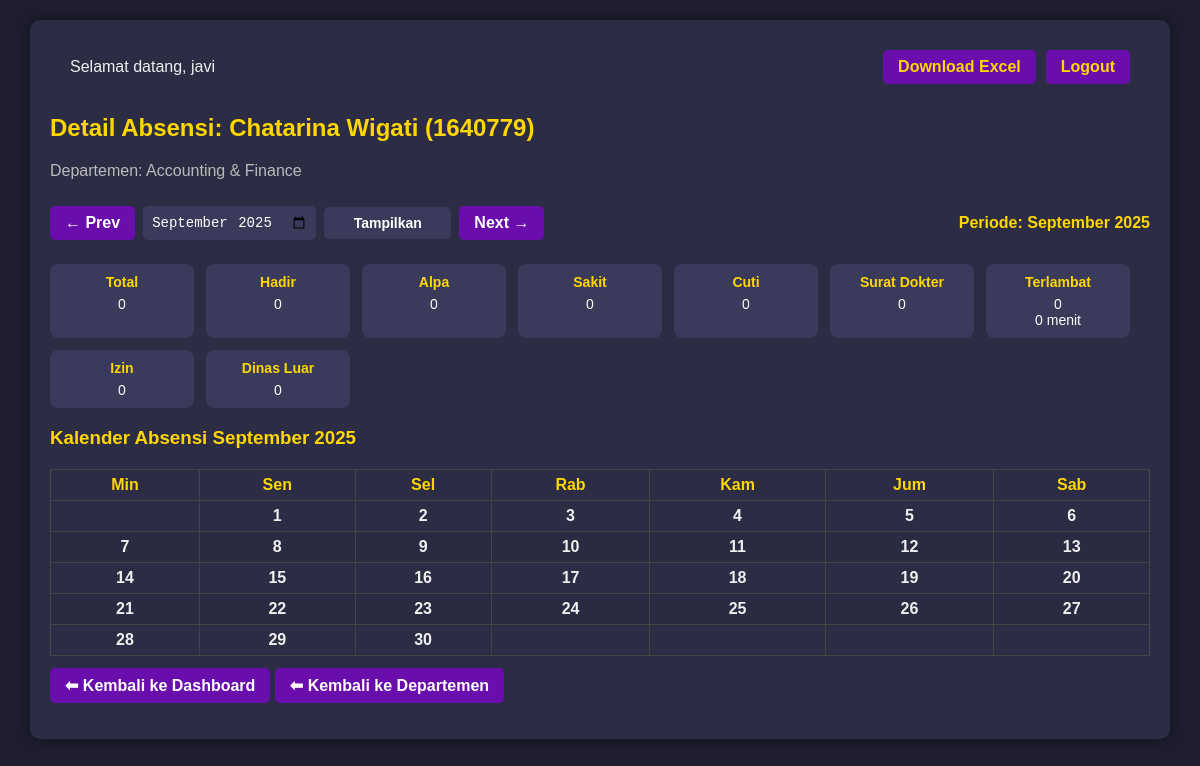
The page /detail_karyawan.php?id=384&bulan=2025-09 (signed in) on the database its author committed.
### tables this page shows
CREATE TABLE `karyawan` (
  `id` int(11) NOT NULL,
  `nik` varchar(20) NOT NULL,
  `nama` varchar(100) NOT NULL,
  `departemen_id` int(11) NOT NULL
);

CREATE TABLE `departemen` (
  `id` int(11) NOT NULL,
  `nama_departemen` varchar(100) NOT NULL
);

### detail_karyawan.php (the view, shortened to what this page needs)
<?php
include "config/koneksi.php";
$karyawan_id = null;
if (isset($_GET['id']) && is_numeric($_GET['id'])) {
    $karyawan_id = (int) $_GET['id'];
} elseif (isset($_GET['nik']) && $_GET['nik'] !== '') {
    $nik = mysqli_real_escape_string($conn, $_GET['nik']);
    $q = mysqli_query($conn, "SELECT id FROM karyawan WHERE nik = '$nik' LIMIT 1");
    if ($q && mysqli_num_rows($q) > 0) {
        $karyawan_id = (int) mysqli_fetch_assoc($q)['id'];
    }
}
$kq = mysqli_query($conn, "
    SELECT k.*, d.nama_departemen
    FROM karyawan k
    LEFT JOIN departemen d ON k.departemen_id = d.id
    WHERE k.id = $karyawan_id
    LIMIT 1
");
$karyawan = mysqli_fetch_assoc($kq);
$filter_bulan = (isset($_GET['bulan']) && preg_match('/^\d{4}-\d{2}$/', $_GET['bulan'])) ? $_GET['bulan'] : date('Y-m');
$startDate = $filter_bulan . '-01';
$endDate = date('Y-m-t', strtotime($startDate));
$summary_q = mysqli_query($conn, "
    SELECT
      SUM(status = 'Hadir') AS hadir,
      SUM(status = 'Alpa') AS alpa,
      SUM(status = 'Sakit') AS sakit,
      SUM(status = 'Cuti') AS cuti,
      SUM(status = 'Surat Dokter') AS surat_dokter,
      SUM(status = 'Terlambat') AS terlambat,
      SUM(status = 'Izin Tanpa Bayar') AS izin_tanpa_bayar,
      SUM(status = 'Izin Dispensasi') AS izin_dispensasi,
      SUM(status = 'Izin Meninggalkan Tempat Kerja') AS izin_keluar,
      SUM(status = 'Dinas Luar') AS dinas_luar,
      SUM(CASE WHEN status='Terlambat' THEN menit_telat ELSE 0 END) AS total_menit_terlambat,
      COUNT(*) AS total
    FROM absensi
    WHERE karyawan_id = $karyawan_id
      AND tanggal BETWEEN '$startDate' AND '$endDate'
");
$summary = $summary_q ? mysqli_fetch_assoc($summary_q) : null;
?>
<!doctype html>
<html lang="id">
<head>
<link rel="stylesheet" href="assets/style.css">
</head>
<body>
<div class="container">
<div class="navbar" style="display: flex; justify-content: space-between; align-items: center;">
    <div>
        Selamat datang, <?= htmlspecialchars($_SESSION['nama'] ?? '') ?>
    </div>
    <div style="display: flex; gap: 10px;">
        <a href="export_karyawan_excel.php?karyawan_id=<?= $karyawan_id ?>" class="btn btn-success">Download Excel</a>
        <a href="logout.php" class="btn btn-danger">Logout</a>
    </div>
</div>
    <h2>Detail Absensi: <?= htmlspecialchars($karyawan['nama']) ?> (<?= htmlspecialchars($karyawan['nik']) ?>)</h2>
    <p style="color:#bbb">Departemen: <?= htmlspecialchars($karyawan['nama_departemen'] ?? '-') ?></p>
    <div class="filter-inline">
        <a class="btn" href="detail_karyawan.php?id=<?= $karyawan_id ?>&bulan=<?= date('Y-m', strtotime($startDate . ' -1 month')) ?>">&larr; Prev</a>
        <form method="GET" style="display:inline-flex;align-items:center;gap:8px;">
            <input type="month" name="bulan" value="<?= $filter_bulan ?>">
            <button class="btn" type="submit">Tampilkan</button>
        </form>
        <a class="btn" href="detail_karyawan.php?id=<?= $karyawan_id ?>&bulan=<?= date('Y-m', strtotime($startDate . ' +1 month')) ?>">Next &rarr;</a>
        <div style="margin-left:auto;color:#ffd700;font-weight:bold;">
            Periode: <?= date('F Y', strtotime($startDate)) ?>
        </div>
    </div>
    <div class="info-row">
        <div class="card"><h4>Total</h4><div class="small"><?= $summary['total'] ?? 0 ?></div></div>
        <div class="card"><h4>Hadir</h4><div class="small"><?= $summary['hadir'] ?? 0 ?></div></div>
        <div class="card"><h4>Alpa</h4><div class="small"><?= $summary['alpa'] ?? 0 ?></div></div>
        <div class="card"><h4>Sakit</h4><div class="small"><?= $summary['sakit'] ?? 0 ?></div></div>
        <div class="card"><h4>Cuti</h4><div class="small"><?= $summary['cuti'] ?? 0 ?></div></div>
        <div class="card"><h4>Surat Dokter</h4><div class="small"><?= $summary['surat_dokter'] ?? 0 ?></div></div>
        <div class="card"><h4>Terlambat</h4><div class="small">
            <?= $summary['terlambat'] ?? 0 ?><br>
            <?= $summary['total_menit_terlambat'] ?? 0 ?> menit
        </div></div>
        <div class="card"><h4>Izin</h4><div class="small"><?= ($summary['izin_tanpa_bayar']??0)+($summary['izin_dispensasi']??0)+($summary['izin_keluar']??0) ?></div></div>
        <div class="card"><h4>Dinas Luar</h4><div class="small"><?= $summary['dinas_luar'] ?? 0 ?></div></div>
    </div>
    <h3>Kalender Absensi <?= date('F Y', strtotime($startDate)) ?></h3>
    <table class="calendar">
        <thead>
            <tr>
                <th>Min</th><th>Sen</th><th>Sel</th><th>Rab</th><th>Kam</th><th>Jum</th><th>Sab</th>
            </tr>
        </thead>
        <tbody>
            <?php
            $dayCount = date('t', strtotime($startDate));
            $startDayOfWeek = date('w', strtotime($startDate));
            $currentDay = 1;
            $cells = 0;
            echo "<tr>";
            for ($i=0;$i<$startDayOfWeek;$i++) {
                echo "<td></td>";
                $cells++;
            }
            while ($currentDay <= $dayCount) {
            echo "<td><strong>$currentDay</strong>";
echo "</td>";
                $currentDay++;
                $cells++;
                if ($cells % 7 == 0) echo "</tr><tr>";
            }
            while ($cells % 7 != 0) {
                echo "<td></td>";
                $cells++;
            }
            echo "</tr>";
            ?>
        </tbody>
    </table>
    <p style="margin-top:12px;">
        <a href="dashboard.php" class="btn">⬅ Kembali ke Dashboard</a>
        <a href="detail_departemen.php?departemen_id=<?= (int)$karyawan['departemen_id'] ?>" class="btn">⬅ Kembali ke Departemen</a>
    </p>
</div>
</body>
</html>

### assets/style.css (style rules this page uses)
body { background-color: #1e1e2f; color: #f0f0f0; font-family: Arial, sans-serif; margin: 0; padding: 0; }
.container { max-width: 1200px; margin: 20px auto; padding: 20px; background-color: #2c2c44; border-radius: 10px; box-shadow: 0 0 15px rgba(0,0,0,0.5); }
h1, h2, h3 { color: #ffd700; }
a.btn, button { display: inline-block; padding: 8px 15px; background-color: #6a0dad; color: #fff; text-decoration: none; border-radius: 5px; font-weight: bold; cursor: pointer; }
form input, form select, form textarea, form button { display: block; width: 100%; margin: 10px 0; padding: 8px; border-radius: 5px; border: none; font-size: 14px; background-color: #3a3a5a; color: #fff; }
table { width: 100%; border-collapse: collapse; margin-top: 20px; }
table thead { background-color: #3a3a5a; }
table thead th { padding: 10px; color: #ffd700; text-align: left; }
table tbody tr { border-bottom: 1px solid #444; }
table tbody tr:nth-child(even) { background-color: #2a2a40; }
table tbody td { padding: 10px; }
.navbar { display: flex; justify-content: space-between; align-items: center; background-color: #2c2c44; padding: 10px 20px; border-radius: 10px; margin-bottom: 20px; }
.navbar a { color: #ffd700; text-decoration: none; font-weight: bold; }

### detail_karyawan.php (style rules this page uses)
.container { max-width: 1100px; }
.info-row { display:flex; gap:12px; flex-wrap:wrap; margin-bottom:16px; }
.card { background:#3a3a5a; padding:10px 12px; border-radius:8px; color:#fff; min-width:120px; text-align:center; }
.card h4 { margin:0 0 6px; color:#ffd700; font-size:14px; }
.small { font-size:14px; color:#fff; }
.filter-inline { display:flex; gap:8px; align-items:center; margin-bottom:14px; }
.filter-inline input[type="month"] { width:200px; }
.calendar { width:100%; border-collapse:collapse; }
.calendar th, .calendar td { border:1px solid #444; padding:6px; text-align:center; vertical-align:top; min-height:80px; }
.calendar th { background:#2c2c44; color:#ffd700; }

### rows shown on the page
karyawan: nama "Chatarina Wigati", nik "1640779", departemen.nama_departemen "Accounting & Finance"

### other values the page prints
$_SESSION['nama'] "javi"
date('F Y', strtotime($startDate)) "September 2025"
$summary['total'] "0"
$summary['hadir'] "0"
$summary['alpa'] "0"
$summary['sakit'] "0"
$summary['cuti'] "0"
$summary['surat_dokter'] "0"
$summary['terlambat'] "0"
$summary['total_menit_terlambat'] "0"
$summary['dinas_luar'] "0"
